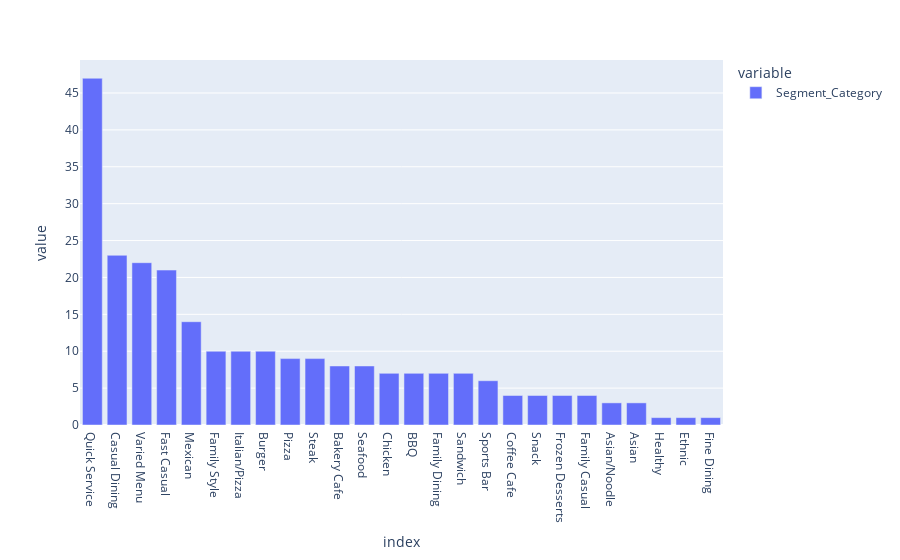

Notebook code for this chart:
### Code cell
px.bar(top250.Segment_Category.value_counts())

### Figure 1 — Plotly figure (JSON) as saved in the notebook; plotly's stock layout.template omitted (floating-point values rounded to 4 significant figures)
{"data": [{"alignmentgroup": "True", "hovertemplate": "variable=Segment_Category<br>index=%{x}<br>value=%{y}<extra></extra>", "legendgroup": "Segment_Category", "marker": {"color": "#636efa"}, "name": "Segment_Category", "offsetgroup": "Segment_Category", "orientation": "v", "showlegend": true, "textposition": "auto", "type": "bar", "x": ["Quick Service ", "Casual Dining ", "Varied Menu", "Fast Casual ", "Mexican", "Family Style", "Italian/Pizza", "Burger", "Pizza", "Steak", "Bakery Cafe", "Seafood", "Chicken", "BBQ", "Family Dining ", "Sandwich", "Sports Bar", "Coffee Cafe", "Snack", "Frozen Desserts", "Family Casual", "Asian/Noodle", "Asian", "Healthy", "Ethnic", "Fine Dining "], "xaxis": "x", "y": [47, 23, 22, 21, 14, 10, 10, 10, 9, 9, 8, 8, 7, 7, 7, 7, 6, 4, 4, 4, 4, 3, 3, 1, 1, 1], "yaxis": "y"}], "layout": {"barmode": "relative", "legend": {"title": {"text": "variable"}, "tracegroupgap": 0}, "margin": {"t": 60}, "xaxis": {"anchor": "y", "domain": [0, 1], "title": {"text": "index"}}, "yaxis": {"anchor": "x", "domain": [0, 1], "title": {"text": "value"}}}}
